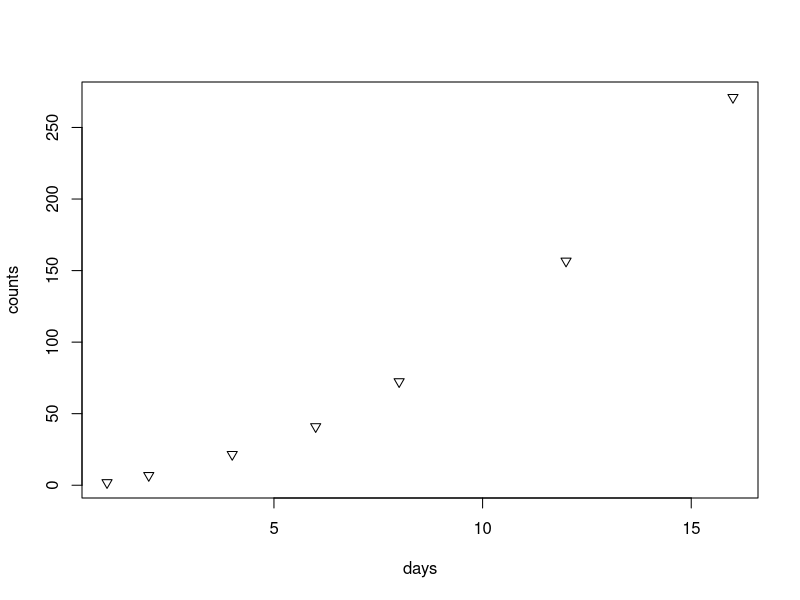
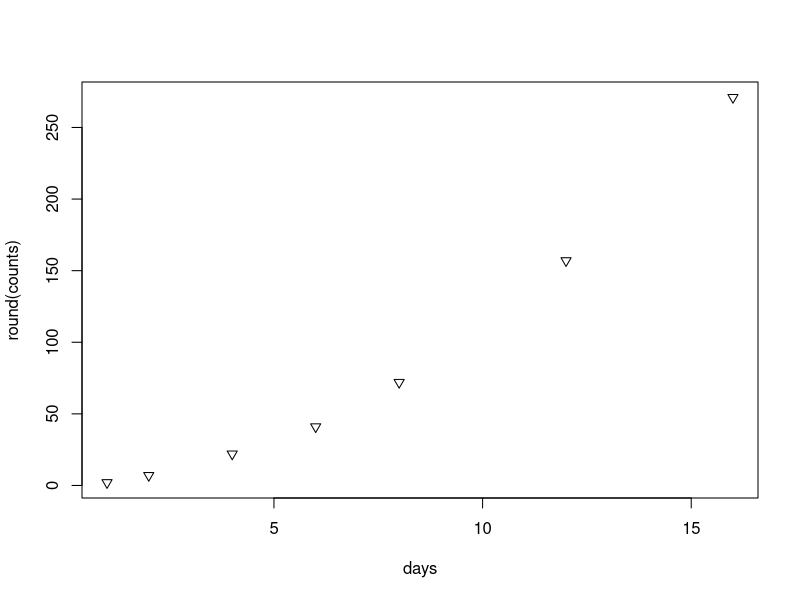
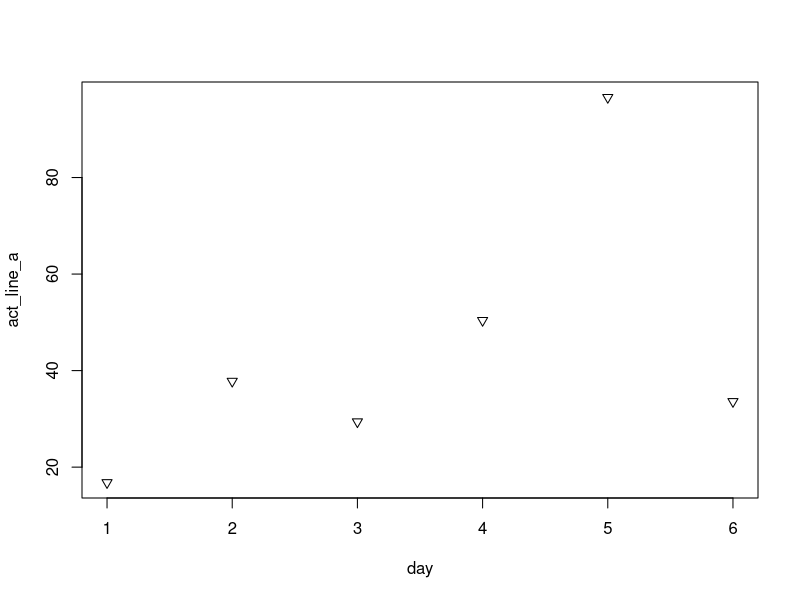
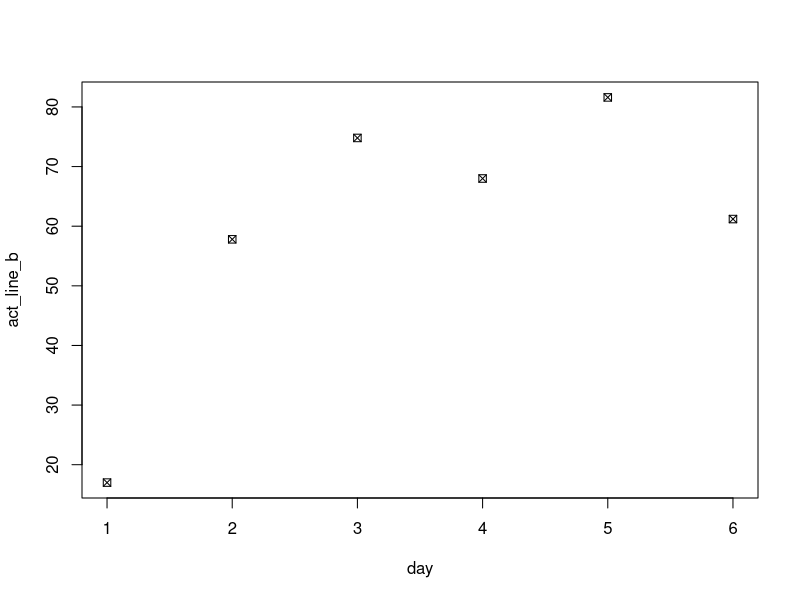
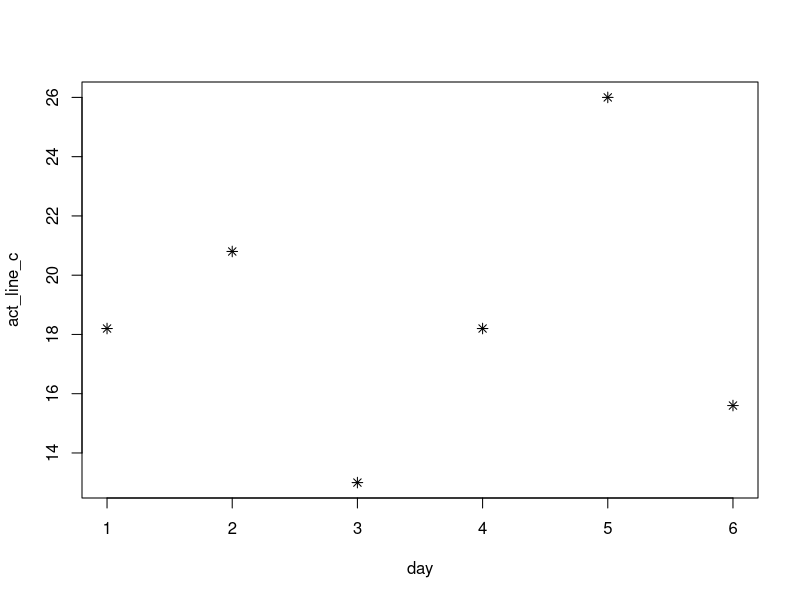
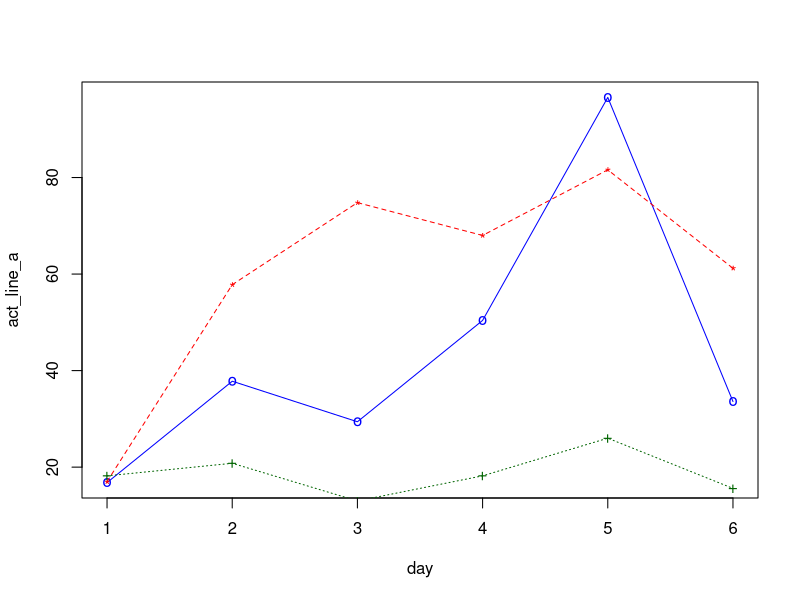

The R script that drew these images, in order:
## ---- chunk 1
#
#
#
#
#
(45 - 32) * 5/9 
(96 - 32) * 5/9 
(451 - 32) * 5/9 
## ---- chunk 2
#
#
#
#
-65 * 9/5 + 32
100 * 9/5 + 32
20 * 9/5 + 32
## ---- chunk 3
1:73 * 5
## ---- chunk 4
#
#
#
#
#
#
#
#
??sequence
sample_days <- seq(5, 365, by = 5)
sample_days
## ---- chunk 5
num_char <- c(1, 2, 3, "a")
num_logical <- c(1, 2, 3, TRUE)
char_logical <- c("a", "b", "c", TRUE)
tricky <- c(1, 2, 3, "4")
#
#
#
#
#
# Answers to the type coercion question below
#
#
#
#
#
typeof(num_char)
class(num_char)
num_char
typeof(num_logical)
class(num_logical)
num_logical
typeof(char_logical)
class(char_logical)
char_logical
typeof(tricky)
class(tricky)
tricky
## ---- chunk 6
# logical → numeric → character ← logical 
## ---- chunk 7
days <- c(1, 2, 4, 6, 8, 12, 16)
counts <- days ^ 2 + rnorm(days, mean = days)

#
#
#
#
#
#
#
#
# add your code here
?rnorm
rnorm(days, mean = days)
#
help("plot.default")
?plot.default
#
plot.default(days,counts, pch=6)
## ---- chunk 8
??round
round_days <- round(counts)
round_days
plot.default(days,round(counts), pch=6)
## ---- chunk 9
day <- c(1,2,3,4,5,6)
line_a <- c(4,9,7,12,23,8)
line_b <- c(5,17,22,20,24,18)
line_c <- c(14,16,10,14,20,12)
summary(line_a)
summary(line_b)
summary(line_c)
#
## ---- chunk 10
act_line_a <- line_a * 4.2
act_line_b <- line_b * 3.4
act_line_c <- line_c * 1.3
act_line_a
act_line_b
act_line_c
summary(act_line_a)
summary(act_line_b)
summary(act_line_c)
plot.default(day,act_line_a,pch=6)
plot.default(day,act_line_b,pch=7)
plot.default(day,act_line_c,pch=8)
#
# Plot with multiple lines (Yes I had to look it up in help as I don't tend to use base R plot very often)

# plot the first curve by calling plot() function
# First curve is plotted
 plot(day, act_line_a, type="o", col="blue", pch="o", lty=1 )

# Add second curve to the same plot by calling points() and lines()
# Use symbol '*' for points.
 points(day, act_line_b, col="red", pch="*")
 lines(day, act_line_b, col="red",lty=2)

# Add Third curve to the same plot by calling points() and lines()
# Use symbol '+' for points.
 points(day, act_line_c, col="dark green",pch="+")
 lines(day, act_line_c, col="dark green", lty=3)
